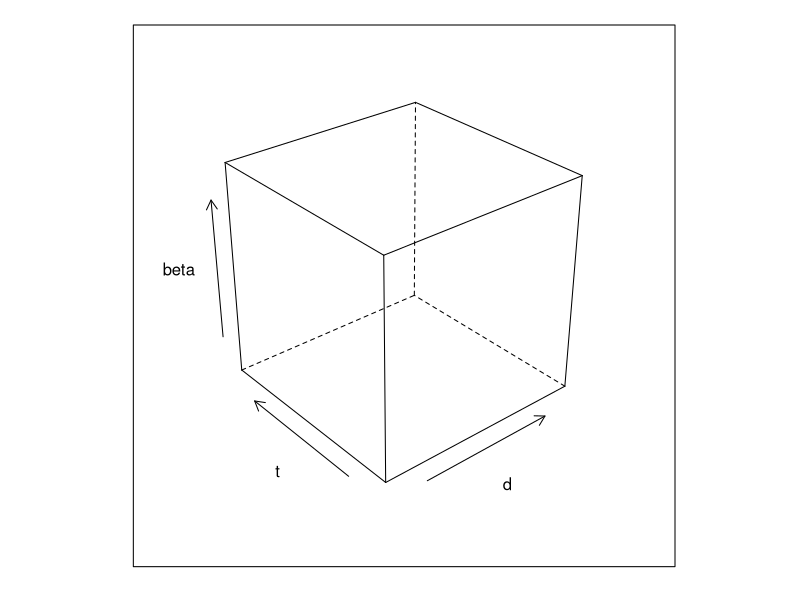
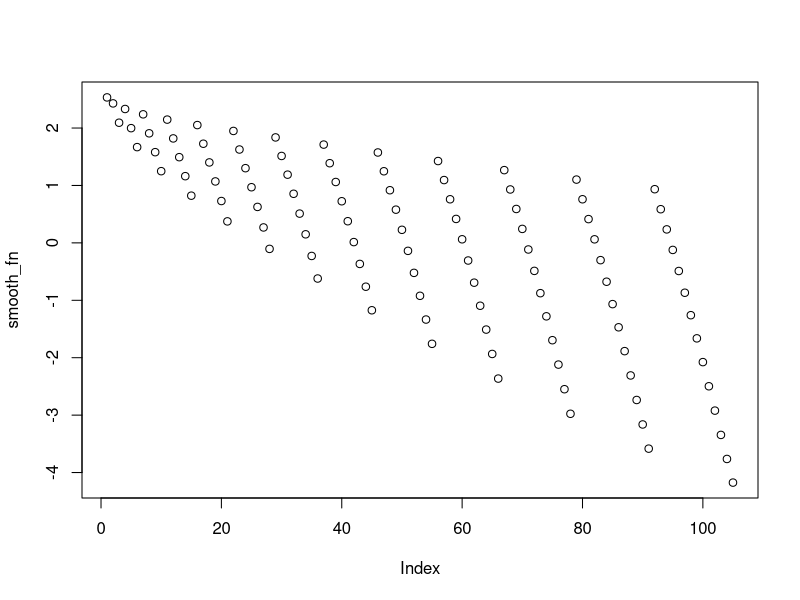

R code for these plots, in order:
#number of basis functions 
num_bf <- 3

#1-dimensional
#library(splines)
#beta.range <- seq(-1,1,length.out=1000)
##natural spline for values from 0 to 1 with degrees of freedom equal to the number of basis functions 
#X <- ns(beta.range, df=num_bf)
#coef <- rnorm(num_bf)
#smooth_fn <- X %*% coef
##identify a certain number of coefficients 
#points(beta.range[seq(1,1000,by=100)], smooth_fn[seq(1,1000,by=100)],
#       col="red",pch=16)

# D <- 14
# num_coeff <- D*(D + 1)/2
# Sigma_d <- matrix(NA, nrow = num_coeff, ncol = num_coeff)
# Sigma_t <- matrix(NA, nrow = num_coeff, ncol = num_coeff)
# for (i in 1:num_coeff) {
#   for (j in 1:num_coeff) {
#     d_i <- ceiling((sqrt(1 + 8*i) - 1)/2)
#     d_j <- ceiling((sqrt(1 + 8*j) - 1)/2)
#     t_i <- i - d_i*(d_i-1)/2
#     t_j <- j - d_j*(d_j-1)/2
#     Sigma_d[i,j] <- abs(d_i - d_j)
#     Sigma_t[i,j] <- abs(t_i - t_j)
#   }
# }
# 
# Sigma = exp(-Sigma_d - Sigma_t) #multi-dimensional product without hyperparameters
# 
# mu <- rep(0, num_coeff)
# 
# library(mvtnorm)
# set.seed(2024)
# beta <- as.vector(mvtnorm::rmvnorm(n = 1, mean = mu, sigma = Sigma))

ntimes <- 1:14
d <- rep(1:14, ntimes)
t <- c(1, 1:2, 1:3, 1:4, 1:5, 1:6, 1:7, 1:8, 1:9, 1:10, 1:11, 1:12, 1:13, 1:14)

coord <- matrix(c(d, t), byrow = F, ncol = 2)
colnames(coord) <- c("d", "t")
str(coord)

##https://asbates.rbind.io/2019/03/01/thin-plate-splines/
beta <- rep(1,105) #does not matter, just need something for the dummy model 
dat <- data.frame(coord, beta)

library(lattice)
wireframe(beta ~ d*t, dat) #this looks weird because we do not use expand.grid() i.e. we do not have 1-14 days for each of the 14 durations

#isotropic smooth - bs and m are defaults
#need to understand the inputs 
library(mgcv)

fit <- gam(dat$beta ~ s(dat$d, dat$t, bs = "tp", k = num_bf + 1), fit=FALSE) 

X_2d <- fit$X[,-1] #remove intercept 

#generate magnitude for each basis function from std. normal 
coef <- rnorm(num_bf) #number of basis functions should equal the number of columns in the model matrix (+1 with intercept)

#smooth function is the linear combination of the natural spline values and the magnitudes/coefficients
smooth_fn <- X_2d %*% coef

#plot of smooth function 
plot(smooth_fn)


# install.packages("fields")
# library(fields)
# tps_fields <- Tps(coord, beta, m = num_bf)
# 
# pred_fields <- predict(tps_fields)
# 
# library(tidyverse)
# dat <- dat %>% mutate(fitted_beta = as.vector(pred_fields))
# 
# wire_cloud <- function(x,y,z, point_z,...){
#   panel.wireframe(x,y,z,...)
#   panel.cloud(x,y,point_z,...)
# }
# 
# wireframe(beta ~ d*t, data = dat,
#           panel = wire_cloud, point_z = dat$fitted_beta,
#           pch = 16)
